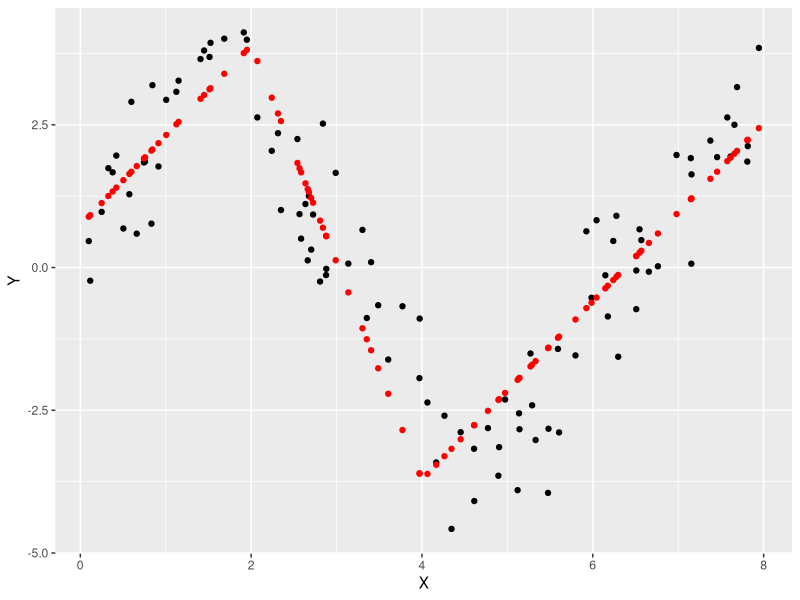
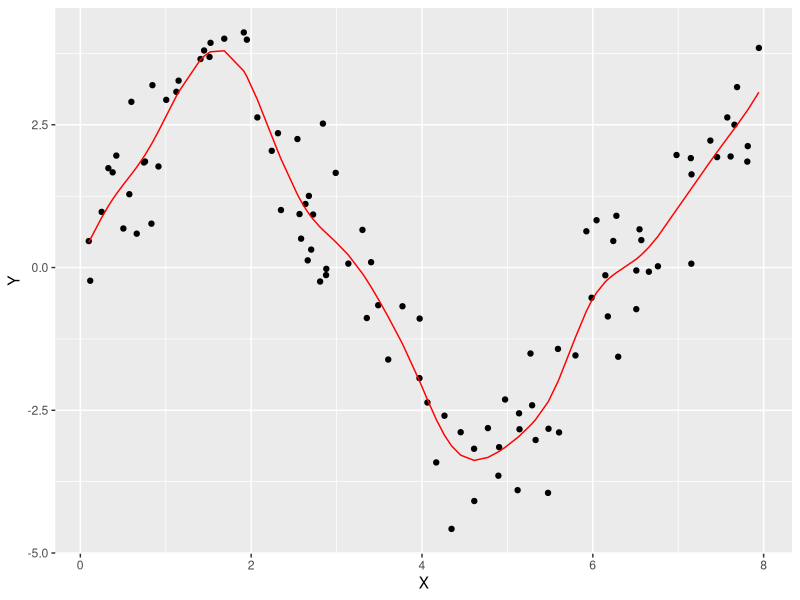
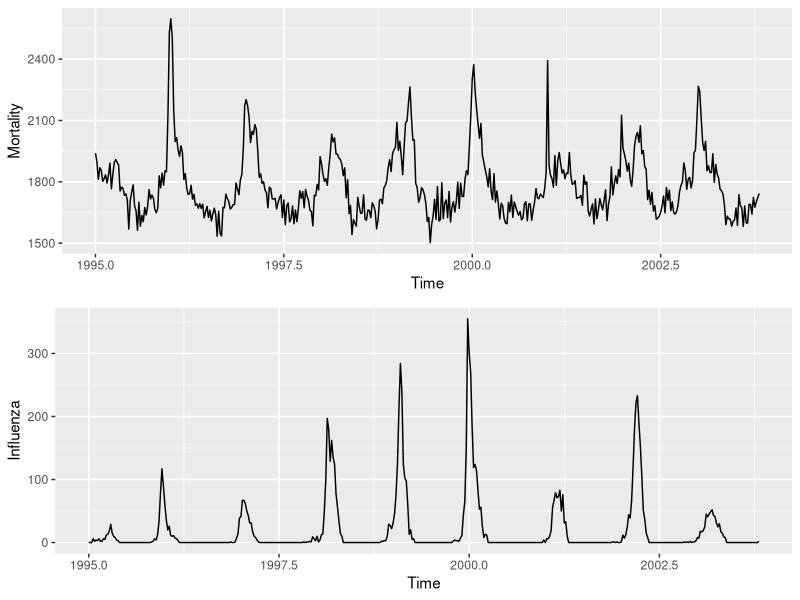
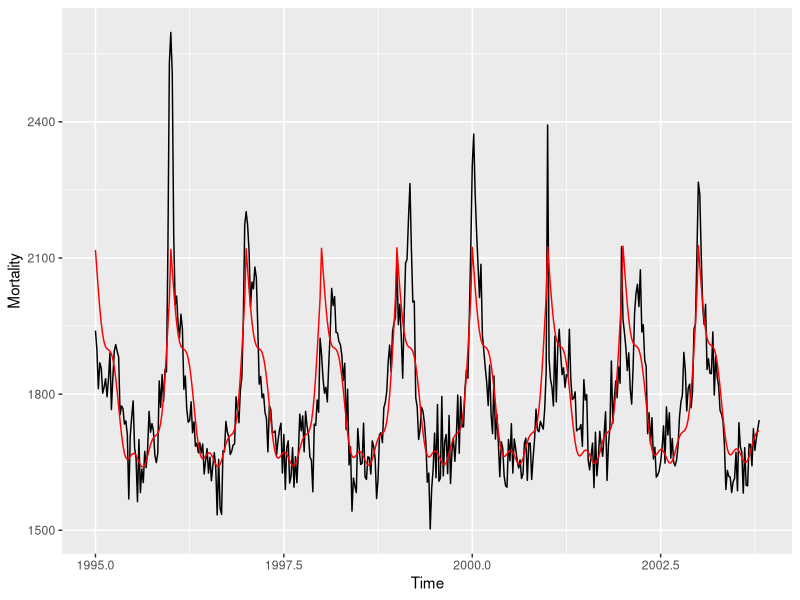
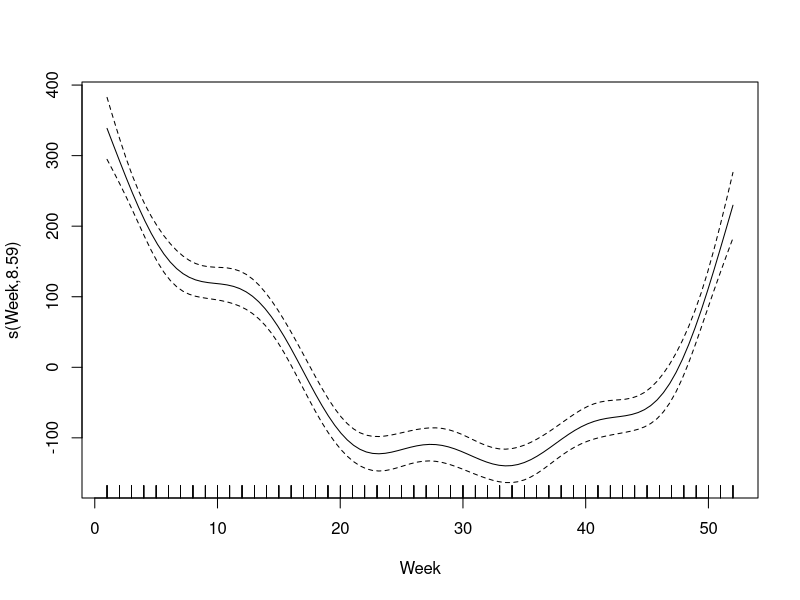
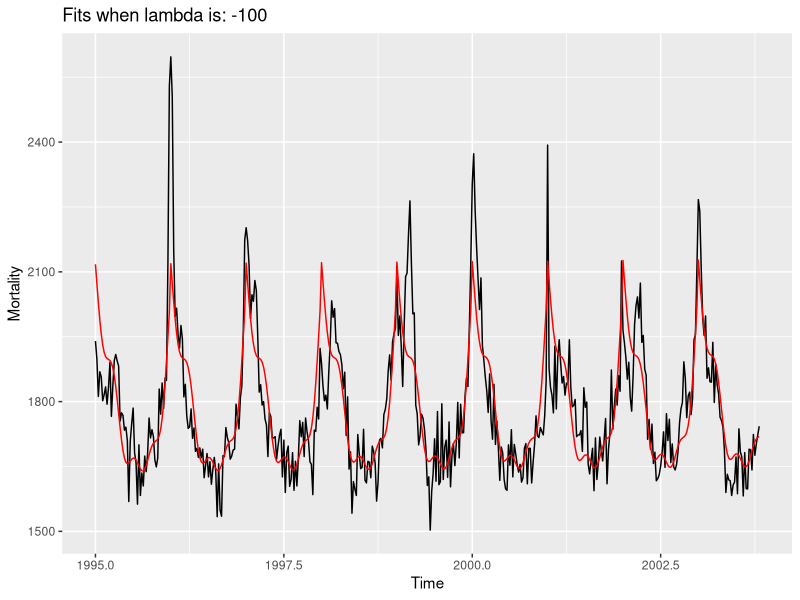
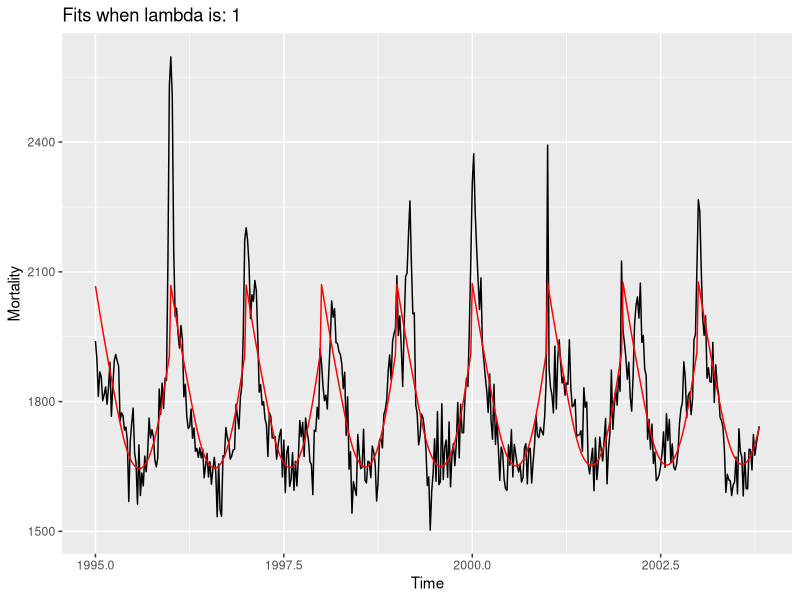
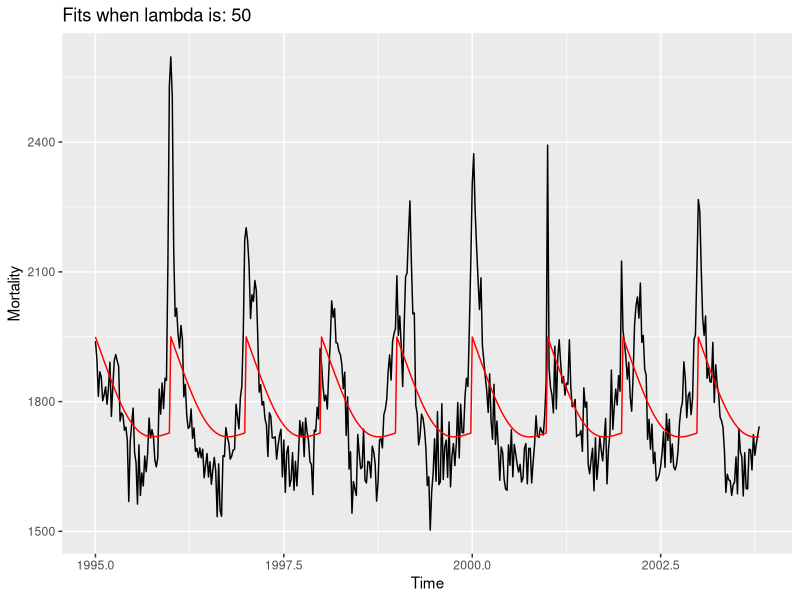

Here is the R script that generated these plots, in order:
## ---- chunk 1
knitr::opts_chunk$set(echo = TRUE)
## ---- chunk 2
myspline <- function(Y, X, knots){

# Creates the H-matrix and names the columns.
H <- cbind(X,sapply(knots, FUN = function(k) pmax(X-k,0)) )
colnames(H) <- c("X",paste0("H",1:length(knots)))

#Creates the linear model
myLM <- lm(Y ~ H)

#Generates the predicted data 
myPredictedData<-data.frame(cbind(Y,X, predict(myLM)))
colnames(myPredictedData) <- c("Y","X","Predictions")

# Plot whith ggplot
library(ggplot2)           
p<-ggplot(data = myPredictedData) + geom_point(aes(x = X, y = Y)) +
  geom_point(aes(x = X, y = Predictions),color = "red")

plot(p)
return(myLM)
}
## ---- chunk 3
cube<-read.csv2("cube.csv")
a<-myspline(Y = cube$y, X = cube$x, knots = c(2,4))
## ---- chunk 4
summary(a)
## ---- chunk 5
smoothSpline <- smooth.spline(y = cube$y, x = cube$x)

SSpline<-data.frame(cbind(cube$y,cube$x, fitted(smoothSpline)))
colnames(SSpline) <- c("Y","X","Predictions")

ggplot(data = SSpline) + geom_point(aes(x = X, y = Y)) + geom_line(aes(x = X, y = Predictions),color = "red")

## ---- chunk 6
Infu<-read.csv2("Influenza.csv")
attach(Infu)
library(gridExtra)

p<- ggplot(data = Infu, aes(x = Time)) 
aM<- p + geom_line(aes(y = Mortality)) 
aI<- p + geom_line(aes(y = Influenza))
#p + geom_line(aes(y = Mortality)) + geom_line(aes(y = Influenza))
plot(arrangeGrob(aM,aI))


## ---- chunk 7
library(mgcv)
addM <- gam(Mortality ~ Year + s(Week),data = Infu )

## ---- chunk 8
aM + geom_line(aes(y = fitted(addM)),col = "red")
## ---- chunk 9
plot(addM)
## ---- chunk 10

for (spval in c(-100,1,50,10000)){
  plot(aM + geom_line(aes(y = fitted(gam(Mortality ~ Year + s(Week, sp = spval),data = Infu))),col = "red") +
   labs(title = paste("Fits when lambda is:",spval) ))
}

## ---- chunk 11
aI + geom_line(aes(y=resid(addM),x = Time),col = "lightblue")

## ---- chunk 12
add26<-gam(Mortality ~ s(Week) + s(Year, k = 9) + s(Influenza) ,data = Infu)
aM + geom_line(aes(y =fitted(add26)), col ="red")
## ---- chunk 13
summary(add26)
